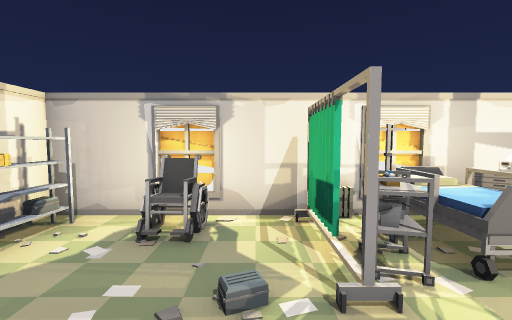
view 1 (above)

24 first-person views from a walk through a scene from a Unity 3-D project. The camera is 1.5 m above the floor, tilts 4° down and sees 90° across. The floor is counted in squares, 1.12 m on a side. Each view is taken from the middle of a square. On the plan, view 1 faces up. The plan holds only what a view shows up to about 13 squares ahead; the rest is blank. The place goes on beyond the plan. The player character is not drawn. Some animated figures are not drawn.

view 2
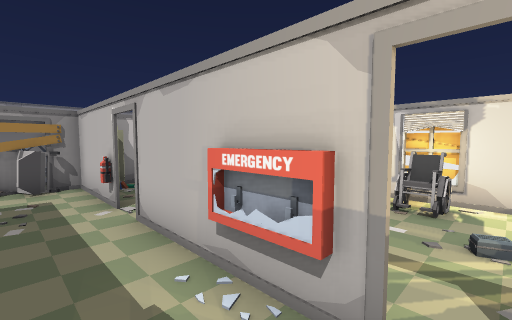

view 3
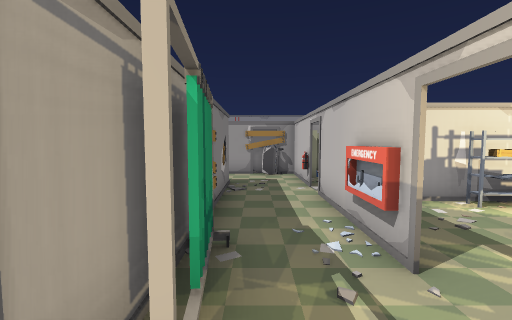

view 4
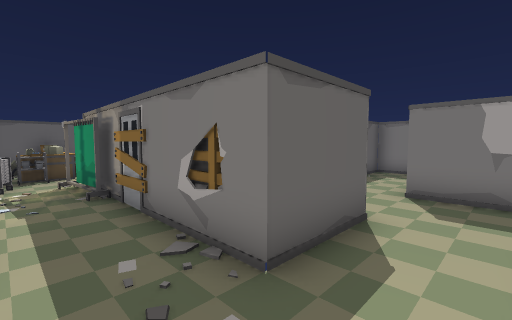

view 5
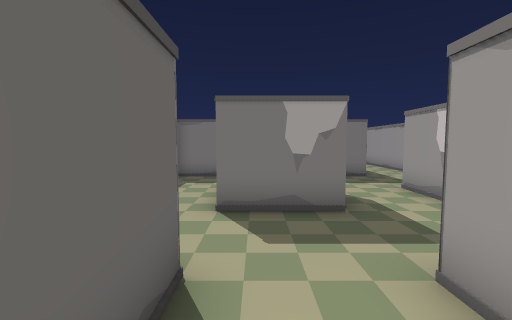

view 6
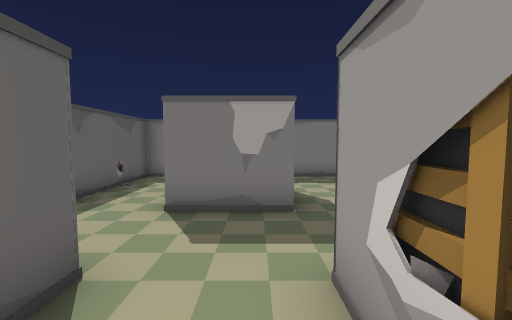

view 7
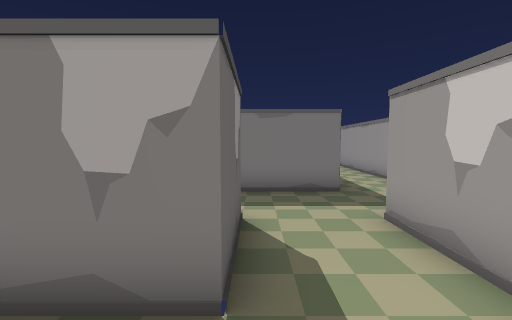

view 8
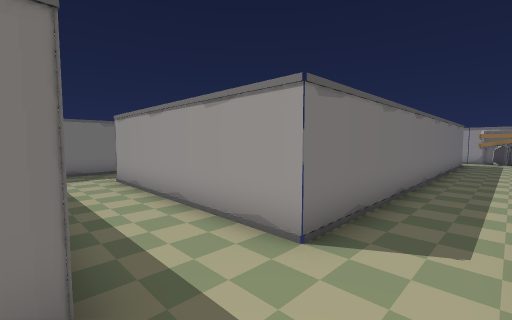

view 9
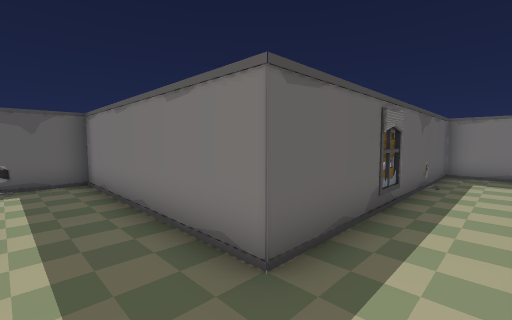

view 10
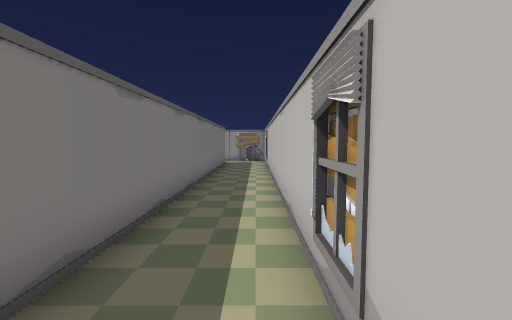

view 11
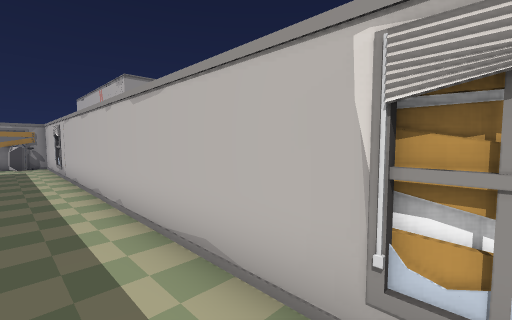

view 12
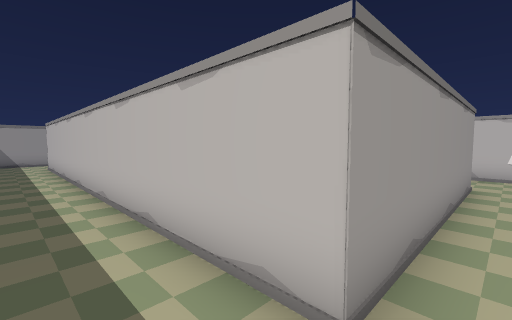

view 13
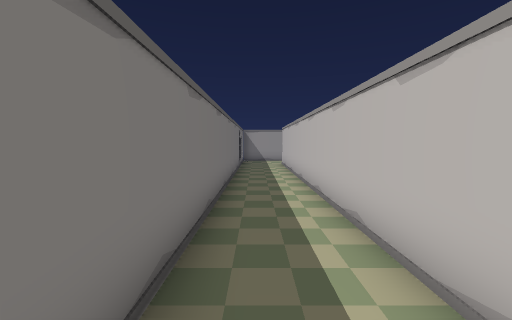

view 14
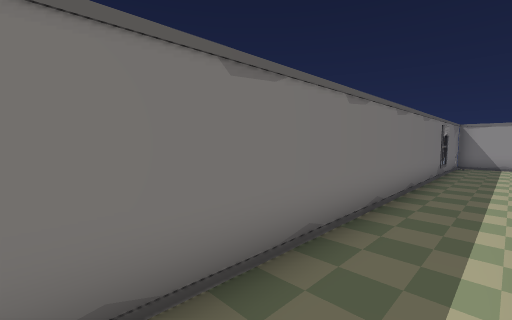

view 15
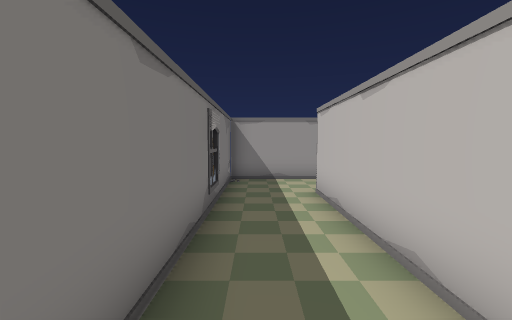

view 16
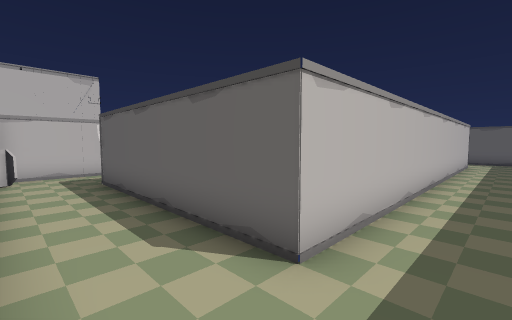

view 17
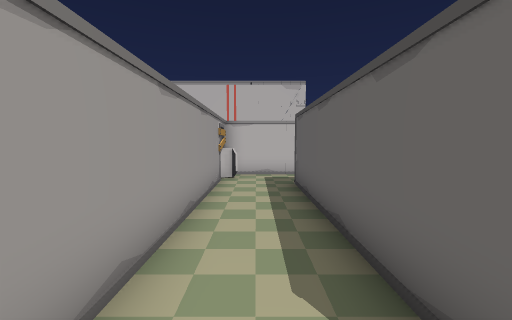

view 18
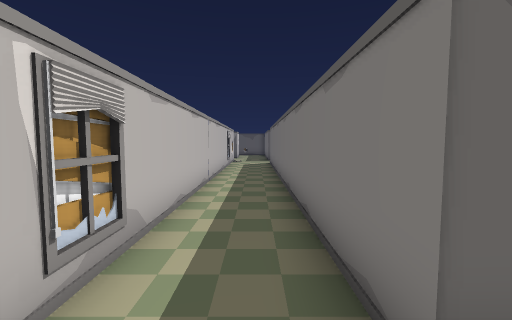

view 19
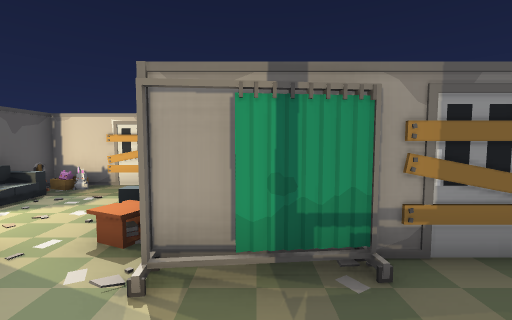

view 20
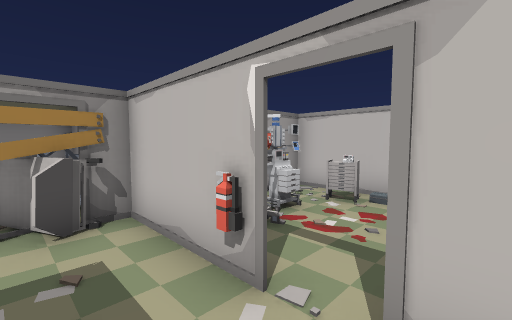

view 21
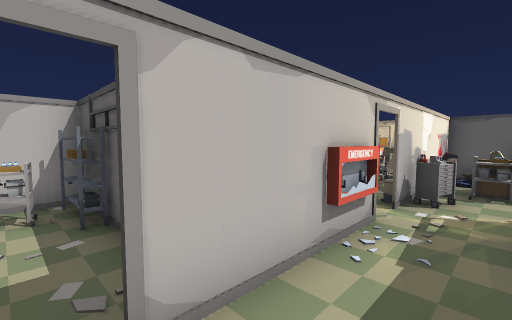

view 22
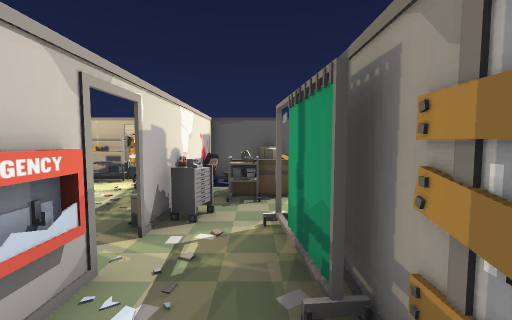

view 23
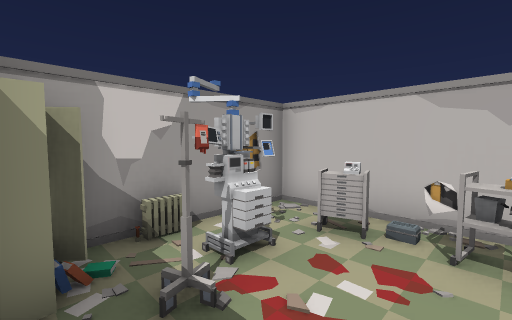

view 24
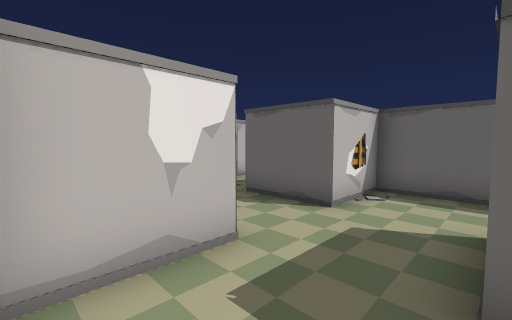

### Floor plan
Points are (right, up) in squares from view 1. A wall is a line through its corners. A room is listed if a view was taken in it or the views show most of it. See-through windows are left out.
Room 1 (views 1, 2, 3, 4, 5, 6, 7, 8, 9, 10, 11, 12, 13, 14, 15, 16, 17, 18, 19, 20, 21, 22, 23, 24)
walls: (-11.3, -8.1) (-11.3, -10.5); (-12.9, -10.4) (-31.3, -10.4) (-31.3, -22.9) (-11.3, -22.9) (-11.3, -12.9) (-3.8, -12.9) (-3.8, -5.4) (-6.3, -5.4) (-6.3, -2.9) (1.2, -2.9); (-8.7, -10.4) (-8.7, -7.9) (-6.1, -7.9); (-14.9, -10.2) (-15.6, -10.2); (-13.8, -12.9) (-13.8, -20.4) (-28.7, -20.4) (-28.7, -12.9) (-13.8, -12.9); (-8.4, -1.4) (-10, -2.2); (-9.3, -1) (-9.1, -1.6); (-8.6, -0.9) (-8.1, -1.8); (-6.4, -0.4) (-8.8, -0.4); (-3.8, 2.1) (-3.8, 4.5); (-3.8, 4.6) (-3.8, 1.7); (3.5, -0.4) (2.4, -0.4); (-30.8, -11.4) (-32.1, -12); (-31, -10.9) (-30.7, -11.7); (4.6, 4.6) (-8.8, 4.6) (-8.8, -5.4) (-11.1, -5.4)
ways out: opening at (3.5, -4.5)
objects: cupboard (-8, 0); machine (-8, 2) to (-7, 2); other object (-7, 1); cabinet (-7, 4) to (-6, 4); other object (-6, 0); shelf (-5, 4); shelf (-4, 3); shelf (-3, 3) to (-3, 4); other object (-2, 0) to (-1, 0); other object (-1, 4); curtain (1, -2); cabinet (1, -1) to (2, -1); bin (1, 0); curtain (1, 3); radiator (1, 4); other object (2, 0); bed (2, 2) to (3, 4); shelf (2, 3); desk (3, -3); shelf (3, -2) to (3, -1); computer (4, -3); other object (4, -2); other object (4, 0) to (5, 1); cabinet (4, 4); other object (5, 2)

Where each view was taken, in squares from view 1:
view 1: 0 up, 0 right, facing up
view 2: 2 down, 0 right, facing up-left
view 3: 2 down, 2 right, facing left
view 4: 1 down, 8 left, facing down-right
view 5: 3 down, 7 left, facing down
view 6: 3 down, 8 left, facing down
view 7: 6 down, 9 left, facing down
view 8: 11 down, 11 left, facing down-left
view 9: 11 down, 13 left, facing down-right
view 10: 11 down, 13 left, facing left
view 11: 12 down, 15 left, facing up-left
view 12: 22 down, 13 left, facing up-left
view 13: 22 down, 13 left, facing left
view 14: 21 down, 15 left, facing down-left
view 15: 22 down, 22 left, facing left
view 16: 22 down, 31 left, facing up-right
view 17: 21 down, 30 left, facing up
view 18: 12 down, 30 left, facing right
view 19: 0 up, 0 right, facing down
view 20: 2 down, 4 left, facing up-left
view 21: 2 down, 5 left, facing up-right
view 22: 2 down, 3 left, facing right
view 23: 0 up, 5 left, facing up-left
view 24: 8 down, 11 left, facing up-right
